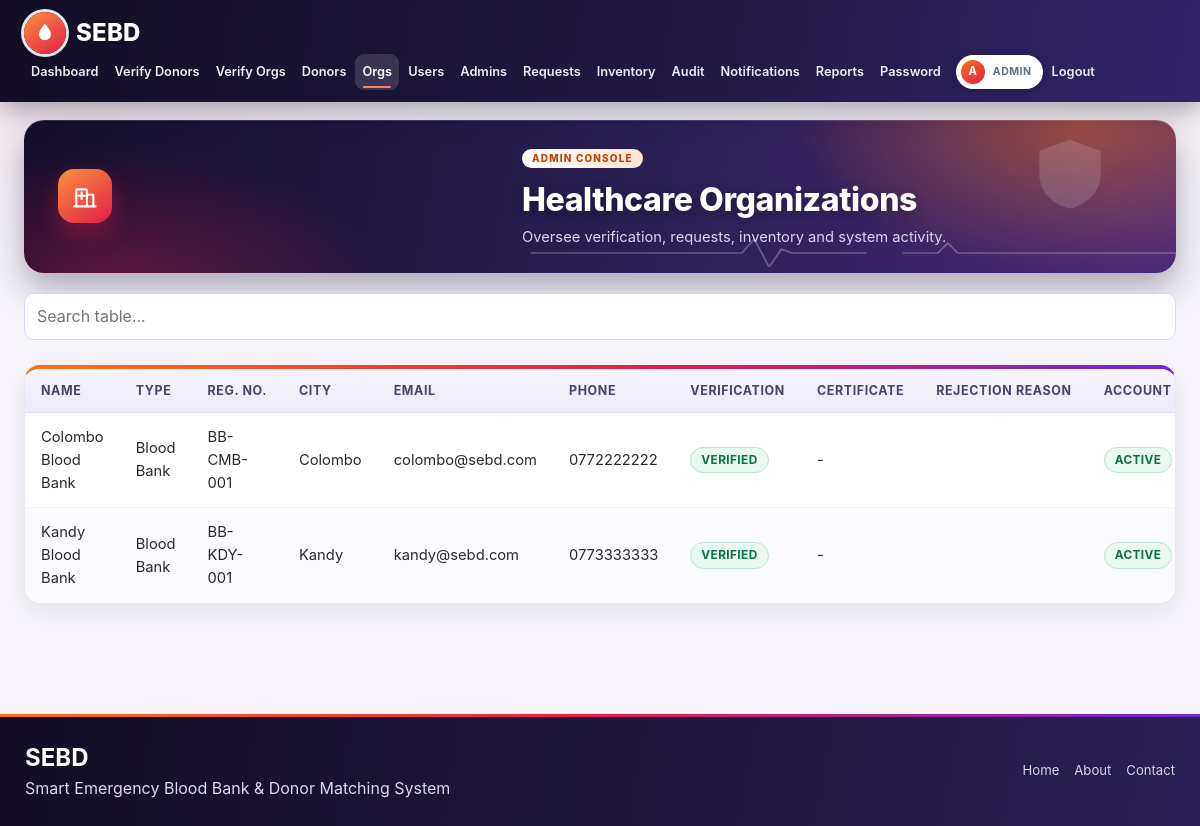
Screenshot of /admin/healthcare_orgs.php (signed in) with the database file from the repository.
### tables this page shows
CREATE TABLE IF NOT EXISTS `healthcare_organizations` (
  `organization_id` int NOT NULL AUTO_INCREMENT,
  `user_id` int NOT NULL,
  `organization_name` varchar(150) NOT NULL,
  `organization_type` varchar(50) DEFAULT NULL,
  `registration_number` varchar(100) NOT NULL,
  `address` varchar(255) DEFAULT NULL,
  `city` varchar(100) DEFAULT NULL,
  `phone` varchar(20) DEFAULT NULL,
  `verification_status` enum('PENDING','VERIFIED','REJECTED') DEFAULT 'PENDING',
  `created_at` datetime DEFAULT CURRENT_TIMESTAMP,
  `certificate_file` varchar(100) DEFAULT NULL,
  `rejection_reason` varchar(255) DEFAULT NULL,
  `reviewed_by` int DEFAULT NULL,
  `reviewed_at` datetime DEFAULT NULL,
  `pending_city` varchar(100) DEFAULT NULL,
  `pending_address` varchar(255) DEFAULT NULL,
  `location_change_at` datetime DEFAULT NULL,
  PRIMARY KEY (`organization_id`),
  UNIQUE KEY `user_id` (`user_id`),
  UNIQUE KEY `registration_number` (`registration_number`)
);

CREATE TABLE IF NOT EXISTS `users` (
  `user_id` int NOT NULL AUTO_INCREMENT,
  `full_name` varchar(100) NOT NULL,
  `email` varchar(100) NOT NULL,
  `password` varchar(255) NOT NULL,
  `role` enum('DONOR','HEALTHCARE','ADMIN') NOT NULL,
  `phone` varchar(20) DEFAULT NULL,
  `status` enum('PENDING','ACTIVE','SUSPENDED') DEFAULT 'PENDING',
  `must_change_password` tinyint(1) NOT NULL DEFAULT 0,
  `created_at` datetime DEFAULT CURRENT_TIMESTAMP,
  `updated_at` datetime DEFAULT CURRENT_TIMESTAMP ON UPDATE CURRENT_TIMESTAMP,
  PRIMARY KEY (`user_id`),
  UNIQUE KEY `email` (`email`)
);

### admin/healthcare_orgs.php (the view)
<?php require_once __DIR__.'/../includes/auth.php'; require_role('ADMIN');
$rows=$pdo->query("SELECT o.*,u.email,u.status ustatus FROM healthcare_organizations o JOIN users u USING(user_id) ORDER BY o.created_at DESC")->fetchAll();
$title='Healthcare Organizations'; require '../includes/header.php'; ?>
<input id="tsearch" placeholder="Search table..."><br><br><div class="tw"><table class="searchable"><thead><tr><th>Name</th><th>Type</th><th>Reg. no.</th><th>City</th><th>Email</th><th>Phone</th><th>Verification</th><th>Certificate</th><th>Rejection reason</th><th>Account</th></tr></thead><tbody>
<?php foreach($rows as $o): ?><tr><td><?= h($o['organization_name']) ?></td><td><?= h($o['organization_type']) ?></td><td><?= h($o['registration_number']) ?></td><td><?= h($o['city']) ?></td><td><?= h($o['email']) ?></td><td><?= h($o['phone']) ?></td><td><?= badge($o['verification_status']) ?></td><td><?= org_cert_valid_name($o['certificate_file']) ? '<a class="btn sm alt" target="_blank" rel="noopener" href="org_document.php?id='.(int)$o['organization_id'].'">View</a>' : '-' ?></td><td><?= h($o['rejection_reason']) ?></td><td><?= badge($o['ustatus']) ?></td></tr><?php endforeach; ?></tbody></table></div>
<?php require '../includes/footer.php';

### includes/functions.php (shortened to what this page needs)
<?php
function icon($n){
  static $i=[
  'drop'=>'<path d="M12 2.7s6 6.2 6 10.6a6 6 0 0 1-12 0c0-4.4 6-10.6 6-10.6z"/>',
  'users'=>'<path d="M16 20v-1.5a3.5 3.5 0 0 0-3.5-3.5h-5A3.5 3.5 0 0 0 4 18.5V20"/><circle cx="10" cy="8" r="3.5"/><path d="M20 20v-1.5a3.5 3.5 0 0 0-2.5-3.3M15.5 4.7a3.5 3.5 0 0 1 0 6.6"/>',
  'user'=>'<circle cx="12" cy="8" r="4"/><path d="M4 21v-1a6 6 0 0 1 6-6h4a6 6 0 0 1 6 6v1"/>',
  'check'=>'<path d="M5 12.5l4.5 4.5L19 7.5"/>',
  'hospital'=>'<path d="M4 21V6a1 1 0 0 1 1-1h8a1 1 0 0 1 1 1v15M14 10h5a1 1 0 0 1 1 1v10M2 21h20M9 8v6M6 11h6"/>',
  'activity'=>'<path d="M3 12h4l3-8 4 16 3-8h4"/>',
  'alert'=>'<path d="M12 3.5L21.5 20h-19z"/><path d="M12 10v5M12 17.5v.01"/>',
  'target'=>'<circle cx="12" cy="12" r="9"/><circle cx="12" cy="12" r="5"/><circle cx="12" cy="12" r="1"/>',
  'lock'=>'<rect x="5" y="11" width="14" height="10" rx="2"/><path d="M8 11V8a4 4 0 0 1 8 0v3"/>',
  'message'=>'<path d="M21 12a8 8 0 0 1-11.6 7.1L4 20.5l1.4-4.6A8 8 0 1 1 21 12z"/>',
  'pin'=>'<path d="M12 21s7-6.2 7-11.5a7 7 0 0 0-14 0C5 14.8 12 21 12 21z"/><circle cx="12" cy="9.5" r="2.5"/>',
  'mail'=>'<rect x="3" y="5" width="18" height="14" rx="2"/><path d="M3 7l9 6 9-6"/>',
  'phone'=>'<path d="M5 4h4l2 5-2.5 1.5a11 11 0 0 0 5 5L15 13l5 2v4a2 2 0 0 1-2 2A16 16 0 0 1 3 6a2 2 0 0 1 2-2z"/>',
  'shield'=>'<path d="M12 3l8 3v6c0 4.5-3.4 8-8 9-4.6-1-8-4.5-8-9V6z"/><path d="M9 12l2.2 2.2L15.5 10"/>',
  'clock'=>'<circle cx="12" cy="12" r="9"/><path d="M12 7v5l3 2"/>',
  'arrow'=>'<path d="M5 12h14M13 6l6 6-6 6"/>',
  'calendar'=>'<rect x="4" y="5" width="16" height="15" rx="2"/><path d="M4 10h16M9 3v4M15 3v4"/>',
  'bell'=>'<path d="M6 16v-5a6 6 0 0 1 12 0v5l1.5 2h-15z"/><path d="M10 20.5a2 2 0 0 0 4 0"/>',
  'heart'=>'<path d="M12 20s-7.5-4.6-7.5-10a4.3 4.3 0 0 1 7.5-2.8A4.3 4.3 0 0 1 19.5 10c0 5.4-7.5 10-7.5 10z"/>',
  'clipboard'=>'<rect x="6" y="4" width="12" height="17" rx="2"/><path d="M9 4h6v3H9zM9 12h6M9 16h4"/>',
  'megaphone'=>'<path d="M4 10v4h3l7 4V6L7 10z"/><path d="M17.5 9.5a4 4 0 0 1 0 5"/>',
  'ban'=>'<circle cx="12" cy="12" r="9"/><path d="M5.6 5.6l12.8 12.8"/>',
  'file'=>'<path d="M7 3h7l4 4v14H7z"/><path d="M14 3v4h4M10 13h5M10 17h5"/>',
  'menu'=>'<path d="M4 6h16M4 12h16M4 18h16"/>'
  ];
  return "<svg class='ico' viewBox='0 0 24 24' width='1em' height='1em' aria-hidden='true' focusable='false'>".$i[$n].'</svg>';
}
function h($s){ return htmlspecialchars((string)$s, ENT_QUOTES, 'UTF-8'); }
function badge($s){ $label=$s==='CLEARED'?'Checkup cleared':str_replace('_',' ',$s); return "<span class='badge b-".strtolower(h($s))."'>".h($label)."</span>"; }
function org_cert_valid_name($n){ return is_string($n) && preg_match('/^[a-f0-9]{32}\.(pdf|jpg|png)$/',$n); }

### rows the page displays
healthcare_organizations: organization_name "Colombo Blood Bank", organization_type "Blood Bank", registration_number "BB-CMB-001", city "Colombo", user.email "colombo@sebd.com", phone "0772222222", verification_status "VERIFIED ACTIVE"
healthcare_organizations: organization_name "Kandy Blood Bank", organization_type "Blood Bank", registration_number "BB-KDY-001", city "Kandy", user.email "kandy@sebd.com", phone "0773333333", verification_status "VERIFIED ACTIVE"

### other values shown
$l "Dashboard"
$l "Verify Donors"
$l "Verify Orgs"
$l "Donors"
$l "Orgs"
$l "Users"
$l "Admins"
$l "Requests"
$l "Inventory"
$l "Audit"
$l "Notifications"
$l "Reports"
$l "Password"
substr($_SESSION['name']??'U',0,1) "A"
$title "Healthcare Organizations"
